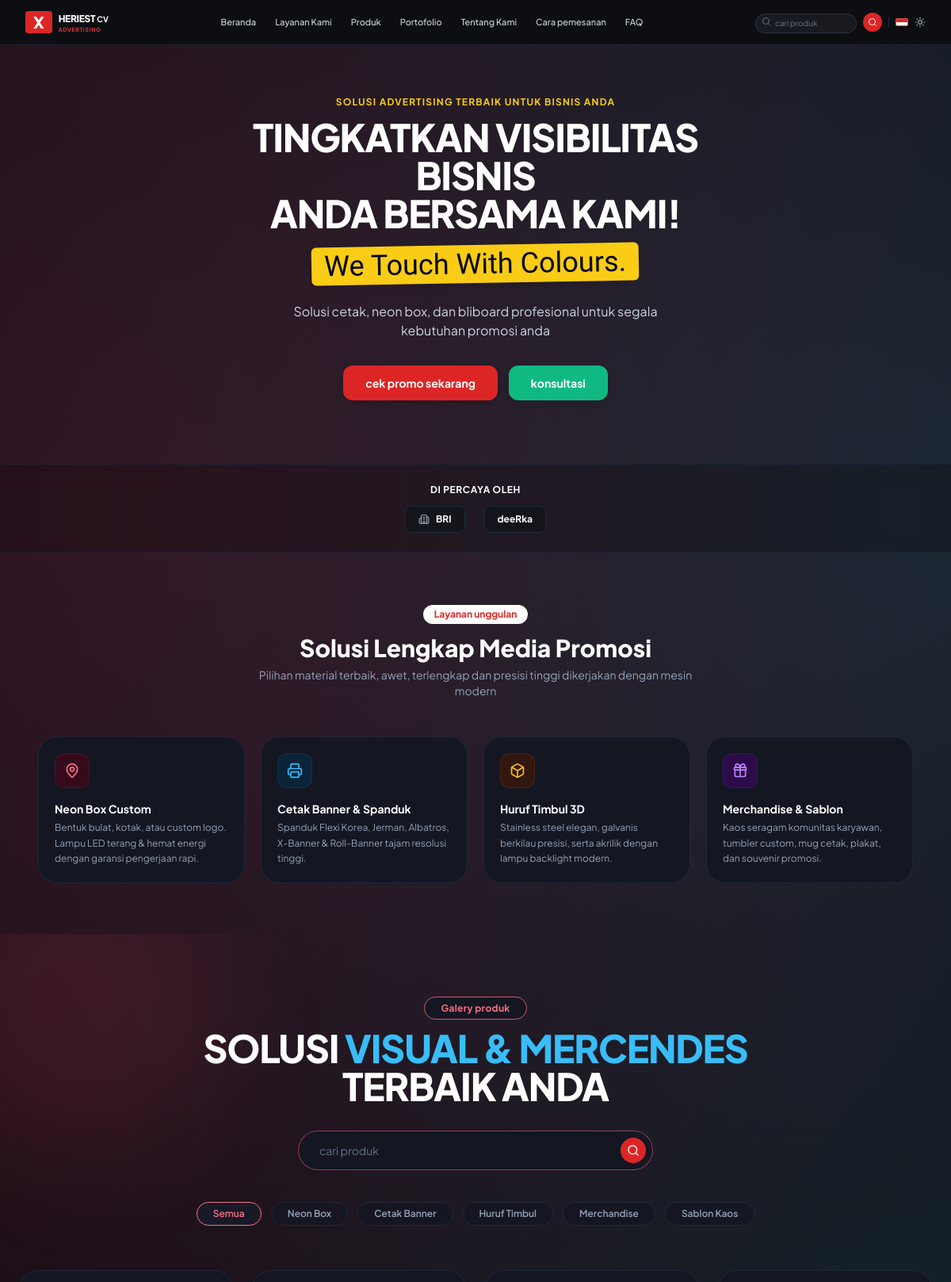
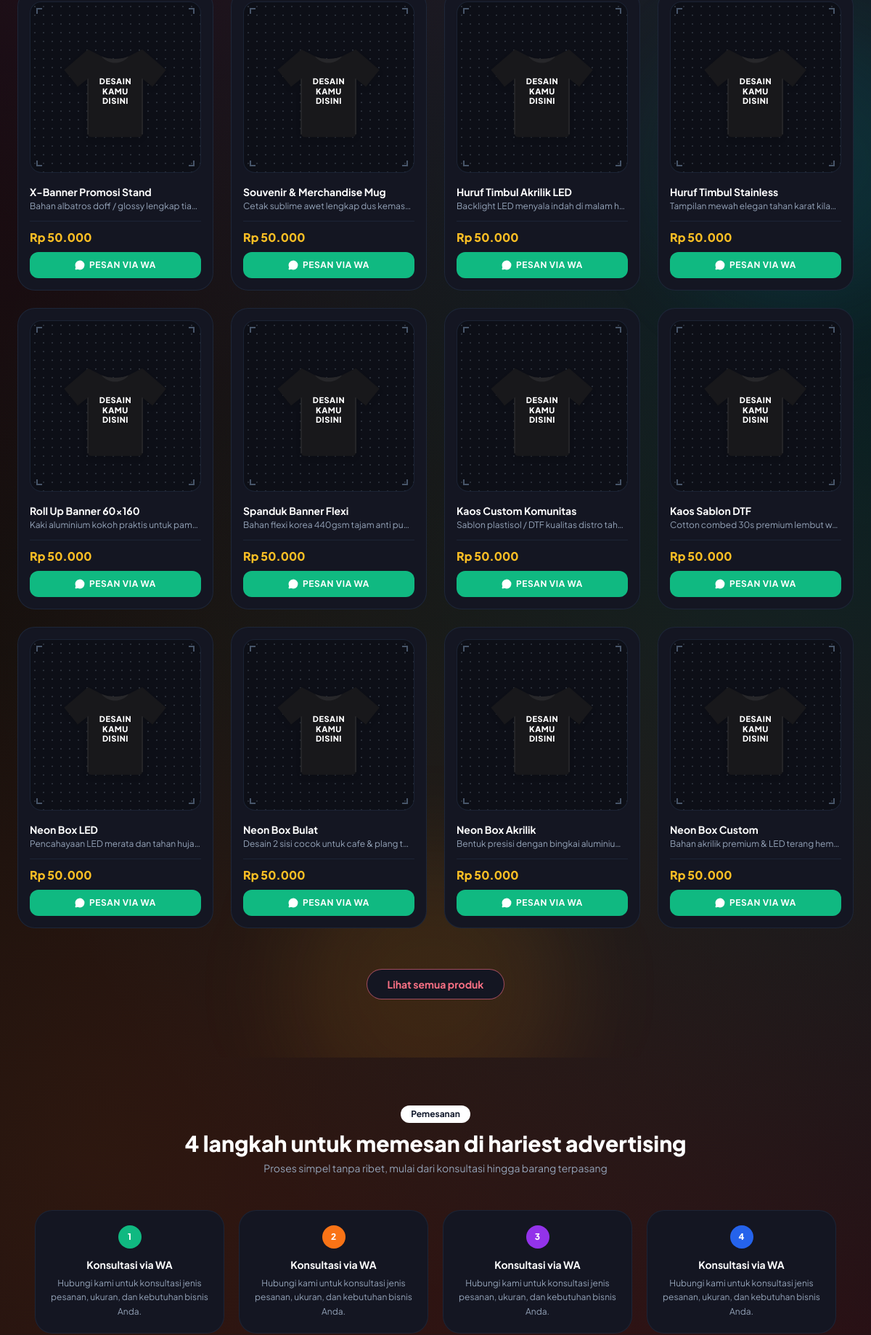
The page / (upper part) on the database its author committed (2 pictures, top to bottom).
### tables this page shows
CREATE TABLE IF NOT EXISTS `pengaturan` (
  `id` INT AUTO_INCREMENT PRIMARY KEY,
  `setting_key` VARCHAR(50) NOT NULL UNIQUE,
  `setting_value` TEXT NULL,
  `label` VARCHAR(100) NULL,
  `updated_at` DATETIME DEFAULT CURRENT_TIMESTAMP ON UPDATE CURRENT_TIMESTAMP
);

CREATE TABLE IF NOT EXISTS `kategori` (
  `id` INT AUTO_INCREMENT PRIMARY KEY,
  `nama_kategori` VARCHAR(100) NOT NULL,
  `slug` VARCHAR(100) NOT NULL UNIQUE,
  `created_at` DATETIME DEFAULT CURRENT_TIMESTAMP
);

CREATE TABLE IF NOT EXISTS `produk` (
  `id` INT AUTO_INCREMENT PRIMARY KEY,
  `kategori_id` INT NULL,
  `nama_produk` VARCHAR(150) NOT NULL,
  `deskripsi` TEXT NULL,
  `harga` INT NOT NULL DEFAULT 50000,
  `gambar` VARCHAR(255) NULL,
  `wa_text` TEXT NULL,
  `is_active` TINYINT(1) NOT NULL DEFAULT 1,
  `created_at` DATETIME DEFAULT CURRENT_TIMESTAMP,
  FOREIGN KEY (`kategori_id`) REFERENCES `kategori` (`id`) ON DELETE SET NULL
);

### index.php (the view, shortened to what the rows shown need)
<?php
require_once __DIR__ . '/config/database.php';
include 'includes/header.php';
$wa_utama = getSetting('whatsapp', '082264356885');
$wa_link = preg_replace('/^0/', '62', preg_replace('/[^0-9]/', '', $wa_utama));
$hero_headline = getSetting('hero_headline', 'TINGKATKAN VISIBILITAS BISNIS ANDA BERSAMA KAMI!');
$hero_words = preg_split('/\s+/', trim($hero_headline));
$hero_line1 = implode(' ', array_slice($hero_words, 0, (int)ceil(count($hero_words) / 2)));
$hero_line2 = implode(' ', array_slice($hero_words, (int)ceil(count($hero_words) / 2)));
?>
<section id="beranda" class="pt-8 pb-12 sm:pt-16 sm:pb-20 text-center">
    <div class="max-w-4xl mx-auto px-4 sm:px-6">
        <h1 class="text-2xl sm:text-4xl md:text-5xl font-black text-slate-900 dark:text-white tracking-tight leading-tight uppercase max-w-2xl mx-auto">
            <?= htmlspecialchars($hero_line1) ?><br class="hidden sm:inline">
            <?= htmlspecialchars($hero_line2) ?>
        </h1>
        <div class="my-3 sm:my-4 inline-block relative">
            <span class="bg-yellow-400 text-slate-950 font-brush text-2xl sm:text-3xl md:text-4xl px-4 py-1 rounded-md -rotate-1 inline-block shadow-md">
                <?= htmlspecialchars(getSetting('tagline', 'We Touch With Colours.')) ?>
            </span>
        </div>
    </div>
</section>
<section id="layanan" class="py-12 sm:py-16 text-center">
    <div class="max-w-6xl mx-auto px-4 sm:px-6">
        <h2 class="text-xl sm:text-3xl font-extrabold text-slate-900 dark:text-white mb-1.5">Solusi Lengkap Media Promosi</h2>
    </div>
</section>
<?php
$db = getDB();
$db_categories = [];
$db_products = [];
$filter_kategori_name = $_GET['cat'] ?? '';
if ($db) {
    try {
        $db_categories = $db->query("SELECT * FROM kategori ORDER BY id ASC")->fetchAll();
        $where = ["p.is_active = 1"];
        $params = [];
        $where_str = implode(" AND ", $where);
        $stmt = $db->prepare("
            SELECT p.*, k.nama_kategori, k.slug as kat_slug
            FROM produk p
            LEFT JOIN kategori k ON p.kategori_id = k.id
            WHERE {$where_str}
            ORDER BY p.id DESC
        ");
        $stmt->execute($params);
        $db_products = $stmt->fetchAll();
    } catch (Exception $e) {
    }
}
?>
<section id="produk" class="relative overflow-hidden py-12 sm:py-20 text-center">
    <div class="relative max-w-7xl mx-auto px-4 sm:px-6">
        <h2 class="text-2xl sm:text-4xl md:text-5xl font-black text-slate-900 dark:text-white tracking-tight uppercase leading-tight max-w-3xl mx-auto mb-6 sm:mb-8">
            SOLUSI <span class="text-sky-500 dark:text-sky-400">VISUAL & MERCENDES</span><br>
            TERBAIK ANDA
        </h2>
        <div class="flex items-center gap-2 sm:gap-3 overflow-x-auto no-scrollbar py-2 px-1 mb-8 sm:mb-12 justify-start sm:justify-center -mx-4 sm:mx-0 px-4">
            <a
                href="index.php#produk"
                class="whitespace-nowrap px-4 sm:px-5 py-1.5 rounded-full text-xs font-semibold transition-all shrink-0
                <?= (empty($filter_kategori_name) || $filter_kategori_name === 'semua')
                    ? 'border border-rose-400 text-rose-500 dark:text-rose-400 bg-white dark:bg-[#181a28] shadow-2xs'
                    : 'border border-slate-200 dark:border-slate-800 text-slate-600 dark:text-slate-400 bg-white/70 dark:bg-[#141622]/80 hover:border-rose-300 hover:text-rose-500 dark:hover:text-white'
                ?>">
                Semua
            </a>
            <?php foreach ($db_categories as $cat): ?>
                <a
                    href="index.php?cat=<?= urlencode($cat['slug']) ?>#produk"
                    class="whitespace-nowrap px-4 sm:px-5 py-1.5 rounded-full text-xs font-semibold transition-all shrink-0
                    <?= ($filter_kategori_name === $cat['slug'])
                        ? 'border border-rose-400 text-rose-500 dark:text-rose-400 bg-white dark:bg-[#181a28] shadow-2xs'
                        : 'border border-slate-200 dark:border-slate-800 text-slate-600 dark:text-slate-400 bg-white/70 dark:bg-[#141622]/80 hover:border-rose-300 hover:text-rose-500 dark:hover:text-white'
                    ?>">
                    <?= htmlspecialchars($cat['nama_kategori']) ?>
                </a>
            <?php endforeach; ?>
        </div>
        <div class="grid grid-cols-2 sm:grid-cols-2 md:grid-cols-3 lg:grid-cols-4 gap-3 sm:gap-6 text-left">
            <?php if (empty($db_products)): ?>
                <div class="col-span-2 sm:col-span-2 md:col-span-3 lg:col-span-4 text-center py-12 text-slate-400">
                    <i data-lucide="inbox" class="w-10 h-10 mx-auto mb-3 text-slate-600"></i>
                    <p class="text-sm font-semibold">Tidak ada produk ditemukan.</p>
                </div>
            <?php else: ?>
                <?php foreach ($db_products as $item): ?>
                <div class="group bg-white dark:bg-[#141622] border border-slate-200/90 dark:border-slate-800/90 rounded-2xl sm:rounded-3xl p-3 sm:p-4 shadow-2xs hover:shadow-lg dark:hover:border-slate-700 transition-all flex flex-col justify-between">
                    <div>
                        <div class="relative w-full aspect-square rounded-xl sm:rounded-2xl bg-slate-50 dark:bg-[#0d0f17] overflow-hidden flex items-center justify-center border border-slate-100 dark:border-slate-800/80 mb-3 sm:mb-4">
                            <div class="absolute inset-0 opacity-40 dark:opacity-20 bg-[radial-gradient(#94a3b8_1px,transparent_1px)] [background-size:12px_12px]"></div>
                            <div class="absolute top-2 left-2 w-2 h-2 border-t-2 border-l-2 border-slate-400 dark:border-slate-600"></div>
                            <div class="absolute top-2 right-2 w-2 h-2 border-t-2 border-r-2 border-slate-400 dark:border-slate-600"></div>
                            <div class="absolute bottom-2 left-2 w-2 h-2 border-b-2 border-l-2 border-slate-400 dark:border-slate-600"></div>
                            <div class="absolute bottom-2 right-2 w-2 h-2 border-b-2 border-r-2 border-slate-400 dark:border-slate-600"></div>
                            <?php if (!empty($item['gambar']) && file_exists(__DIR__ . '/assets/images/uploads/' . $item['gambar'])): ?>
                                <img src="assets/images/uploads/<?= htmlspecialchars($item['gambar']) ?>" alt="<?= htmlspecialchars($item['nama_produk']) ?>" class="w-full h-full object-cover group-hover:scale-105 transition-transform duration-300">
                            <?php else: ?>
                                <div class="relative w-4/5 h-4/5 flex items-center justify-center drop-shadow-md group-hover:scale-105 transition-transform duration-300">
                                    <div class="absolute inset-0 flex flex-col items-center justify-center pointer-events-none text-center px-4 pt-3">
                                        <span class="text-[9px] sm:text-[11px] font-black text-white leading-tight tracking-wider uppercase drop-shadow-sm">
                                            DESAIN<br>KAMU<br>DISINI
                                        </span>
                                    </div>
                                </div>
                            <?php endif; ?>
                        </div>
                        <h3 class="font-bold text-xs sm:text-sm text-slate-900 dark:text-white truncate" title="<?= htmlspecialchars($item['nama_produk']) ?>">
                            <?= htmlspecialchars($item['nama_produk']) ?>
                        </h3>
                        <p class="text-[10px] sm:text-xs text-slate-400 dark:text-slate-400 truncate mt-0.5">
                            <?= htmlspecialchars($item['deskripsi'] ?? 'Produk Promosi Berkualitas') ?>
                        </p>
                    </div>
                    <div class="mt-2.5 sm:mt-3">
                        <div class="border-t border-slate-100 dark:border-slate-800/80 pt-2 sm:pt-2.5">
                            <span class="block font-black text-xs sm:text-base text-amber-500 dark:text-amber-400 mb-2">
                                <?= formatRupiah($item['harga']) ?>
                            </span>
                        </div>
                        <?php
                            $wa_pesan = !empty($item['wa_text']) ? $item['wa_text'] : 'Halo admin, saya ingin pesan ' . $item['nama_produk'];
                        ?>
                        <a
                            href="https://wa.me/<?= $wa_link ?>?text=<?= urlencode($wa_pesan) ?>"
                            target="_blank"
                            data-wa-sumber="produk" data-wa-ref="<?= (int)$item['id'] ?>"
                            class="w-full bg-emerald-500 hover:bg-emerald-600 active:scale-95 text-white font-bold text-[10px] sm:text-xs py-2 sm:py-2.5 px-2 rounded-lg sm:rounded-xl shadow-xs flex items-center justify-center gap-1.5 transition-all"
                        >
                            <i data-lucide="message-circle" class="w-3.5 h-3.5 fill-current shrink-0"></i>
                            <span class="truncate uppercase tracking-wider">PESAN VIA WA</span>
                        </a>
                    </div>
                </div>
                <?php endforeach; ?>
            <?php endif; ?>
        </div>
    </div>
</section>
<section id="pemesanan" class="py-12 sm:py-16 text-center">
    <div class="max-w-6xl mx-auto px-4 sm:px-6">
        <h2 class="text-xl sm:text-3xl font-extrabold text-slate-900 dark:text-white mb-1.5">4 langkah untuk memesan di hariest advertising</h2>
    </div>
</section>
<?php include 'includes/footer.php'; ?>

### rows shown on the page
pengaturan: setting_value "We Touch With Colours."
kategori: nama_kategori "Neon Box"
kategori: nama_kategori "Cetak Banner"
kategori: nama_kategori "Huruf Timbul"
kategori: nama_kategori "Merchandise"
kategori: nama_kategori "Sablon Kaos"
produk: shows "DESAIN", nama_produk "X-Banner Promosi Stand", deskripsi "Bahan albatros doff / glossy lengkap tia…", harga "Rp 50.000"
produk: shows "DESAIN", nama_produk "Souvenir & Merchandise Mug", deskripsi "Cetak sublime awet lengkap dus kemas…", harga "Rp 50.000"
produk: shows "DESAIN", nama_produk "Huruf Timbul Akrilik LED", deskripsi "Backlight LED menyala indah di malam hari", harga "Rp 50.000"
produk: shows "DESAIN", nama_produk "Huruf Timbul Stainless", deskripsi "Tampilan mewah elegan tahan karat kila…", harga "Rp 50.000"
produk: shows "DESAIN", nama_produk "Roll Up Banner 60x160", deskripsi "Kaki aluminium kokoh praktis untuk pam…", harga "Rp 50.000"
produk: shows "DESAIN", nama_produk "Spanduk Banner Flexi", deskripsi "Bahan flexi korea 440gsm tajam anti pu…", harga "Rp 50.000"
produk: shows "DESAIN", nama_produk "Kaos Custom Komunitas", deskripsi "Sablon plastisol / DTF kualitas distro tah…", harga "Rp 50.000"
produk: shows "DESAIN", nama_produk "Kaos Sablon DTF", deskripsi "Cotton combed 30s premium lembut w…", harga "Rp 50.000"
produk: shows "DESAIN", nama_produk "Neon Box LED", deskripsi "Pencahayaan LED merata dan tahan huja…", harga "Rp 50.000"
produk: shows "DESAIN", nama_produk "Neon Box Bulat", deskripsi "Desain 2 sisi cocok untuk cafe & plang t…", harga "Rp 50.000"
produk: shows "DESAIN", nama_produk "Neon Box Akrilik", deskripsi "Bentuk presisi dengan bingkai aluminiu…", harga "Rp 50.000"
produk: shows "DESAIN", nama_produk "Neon Box Custom", deskripsi "Bahan akrilik premium & LED terang hem…", harga "Rp 50.000"

### other values the page prints
$hero_badge "SOLUSI ADVERTISING TERBAIK UNTUK BISNIS ANDA"
$hero_line1 "TINGKATKAN VISIBILITAS BISNIS"
$hero_line2 "ANDA BERSAMA KAMI!"
$hero_sub "Solusi cetak, neon box, dan bliboard profesional untuk segala kebutuhan promosi anda"
$hero_cta_text "cek promo sekarang"
